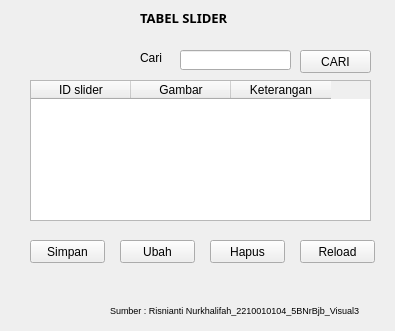
<?xml version="1.0" encoding="UTF-8"?>
<ui version="4.0">
 <class>Form</class>
 <widget class="QWidget" name="Form">
  <property name="geometry">
   <rect>
    <x>0</x>
    <y>0</y>
    <width>395</width>
    <height>331</height>
   </rect>
  </property>
  <property name="windowTitle">
   <string>Form</string>
  </property>
  <widget class="QLabel" name="label">
   <property name="geometry">
    <rect>
     <x>140</x>
     <y>50</y>
     <width>31</width>
     <height>16</height>
    </rect>
   </property>
   <property name="text">
    <string>Cari</string>
   </property>
  </widget>
  <widget class="QPushButton" name="btnUbah">
   <property name="geometry">
    <rect>
     <x>120</x>
     <y>240</y>
     <width>75</width>
     <height>23</height>
    </rect>
   </property>
   <property name="text">
    <string>Ubah</string>
   </property>
  </widget>
  <widget class="QPushButton" name="pushButton">
   <property name="geometry">
    <rect>
     <x>300</x>
     <y>50</y>
     <width>71</width>
     <height>23</height>
    </rect>
   </property>
   <property name="text">
    <string>CARI</string>
   </property>
  </widget>
  <widget class="QLabel" name="label_2">
   <property name="geometry">
    <rect>
     <x>110</x>
     <y>300</y>
     <width>261</width>
     <height>20</height>
    </rect>
   </property>
   <property name="font">
    <font>
     <pointsize>7</pointsize>
    </font>
   </property>
   <property name="text">
    <string>Sumber : Risnianti Nurkhalifah_2210010104_5BNrBjb_Visual3</string>
   </property>
  </widget>
  <widget class="QLabel" name="label_6">
   <property name="geometry">
    <rect>
     <x>140</x>
     <y>10</y>
     <width>171</width>
     <height>16</height>
    </rect>
   </property>
   <property name="font">
    <font>
     <family>Cascadia Code</family>
     <pointsize>10</pointsize>
     <weight>75</weight>
     <italic>false</italic>
     <bold>true</bold>
    </font>
   </property>
   <property name="text">
    <string>TABEL SLIDER</string>
   </property>
  </widget>
  <widget class="QPushButton" name="btnHapus">
   <property name="geometry">
    <rect>
     <x>210</x>
     <y>240</y>
     <width>75</width>
     <height>23</height>
    </rect>
   </property>
   <property name="text">
    <string>Hapus</string>
   </property>
  </widget>
  <widget class="QTableWidget" name="tableWidget">
   <property name="geometry">
    <rect>
     <x>30</x>
     <y>80</y>
     <width>341</width>
     <height>141</height>
    </rect>
   </property>
   <column>
    <property name="text">
     <string>ID slider</string>
    </property>
   </column>
   <column>
    <property name="text">
     <string>Gambar</string>
    </property>
   </column>
   <column>
    <property name="text">
     <string>Keterangan</string>
    </property>
   </column>
  </widget>
  <widget class="QPushButton" name="btnSimpan">
   <property name="geometry">
    <rect>
     <x>30</x>
     <y>240</y>
     <width>75</width>
     <height>23</height>
    </rect>
   </property>
   <property name="text">
    <string>Simpan</string>
   </property>
  </widget>
  <widget class="QLineEdit" name="cari">
   <property name="geometry">
    <rect>
     <x>180</x>
     <y>50</y>
     <width>111</width>
     <height>20</height>
    </rect>
   </property>
   <property name="text">
    <string/>
   </property>
  </widget>
  <widget class="QPushButton" name="btnClear">
   <property name="geometry">
    <rect>
     <x>300</x>
     <y>240</y>
     <width>75</width>
     <height>23</height>
    </rect>
   </property>
   <property name="text">
    <string>Reload</string>
   </property>
  </widget>
 </widget>
 <resources/>
 <connections/>
</ui>
